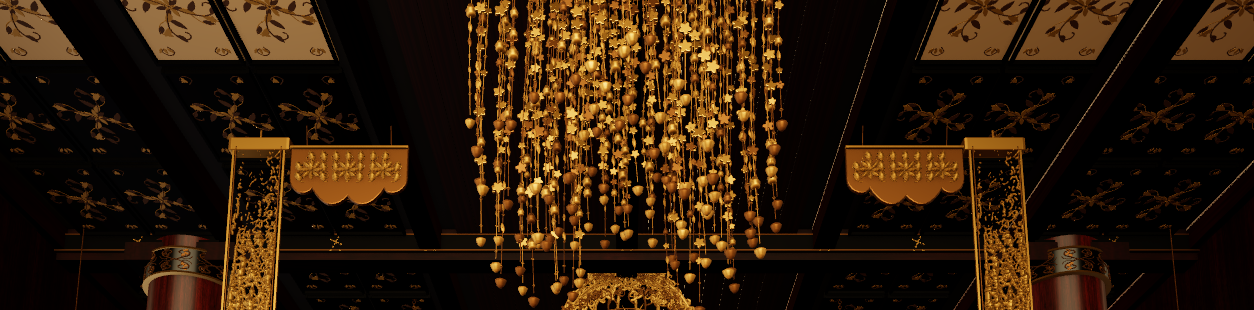
#> input picture lookdev/scene06-ceiling228/before-ceiling-original-crop.png, 1254 x 310 px, given in place of scene06-ceiling228, which was not available
$ python make-comparison.py ../../lookdev/scene06-ceiling228 ../../lookdev/scene06-ceiling228/reference-ceiling-original-crop.png
#> lines starting #> are read from the running program, lines starting #| are printed output that depends on the picture; pictures that were not available may be replaced by others from this repository, and a replacement may not be noted
"""Arrange actual Gaussian PNGs beside the input photo; never synthesizes pixels.

Usage: python3 make-comparison.py /absolute/input.jpg /absolute/review/directory
The individual PNG files remain unmodified at their actual render resolution.
"""
import sys
from pathlib import Path
from PIL import Image, ImageDraw, ImageFont

photo, output = Path(sys.argv[1]), Path(sys.argv[2])
items = [
    (photo, "INPUT PHOTOGRAPH (comparison only)"),
    (output / "source.png", "3D GAUSSIANS / source camera"),
    (output / "left.png", "3D CAMERA / X -0.318834 m"),
    (output / "right.png", "3D CAMERA / X +0.318834 m"),
    (output / "near.png", "3D CAMERA / forward +0.510134 m"),
    (output / "far.png", "3D CAMERA / backward -0.765201 m"),
]
tile, bar = 627, 32
sheet = Image.new("RGB", (tile * 3, (tile + bar) * 2), "#101410")
draw = ImageDraw.Draw(sheet)
try:
    font = ImageFont.truetype("/System/Library/Fonts/Menlo.ttc", 14)
except OSError:
    font = ImageFont.load_default()
for index, (path, label) in enumerate(items):
    x, y = index % 3 * tile, index // 3 * (tile + bar)
    draw.text((x + 10, y + 8), label, fill="#e8eadf", font=font)
    image = Image.open(path).convert("RGB")
    image.thumbnail((tile, tile), Image.Resampling.LANCZOS)
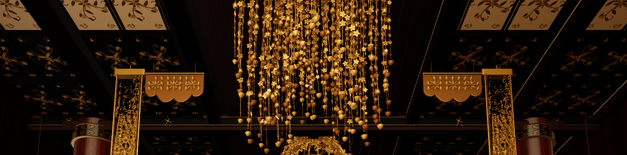
#> image: PIL image 627x155 RGB; mean R, G, B 45.8, 27.3, 10
    sheet.paste(image, (x + (tile-image.width)//2, y + bar))
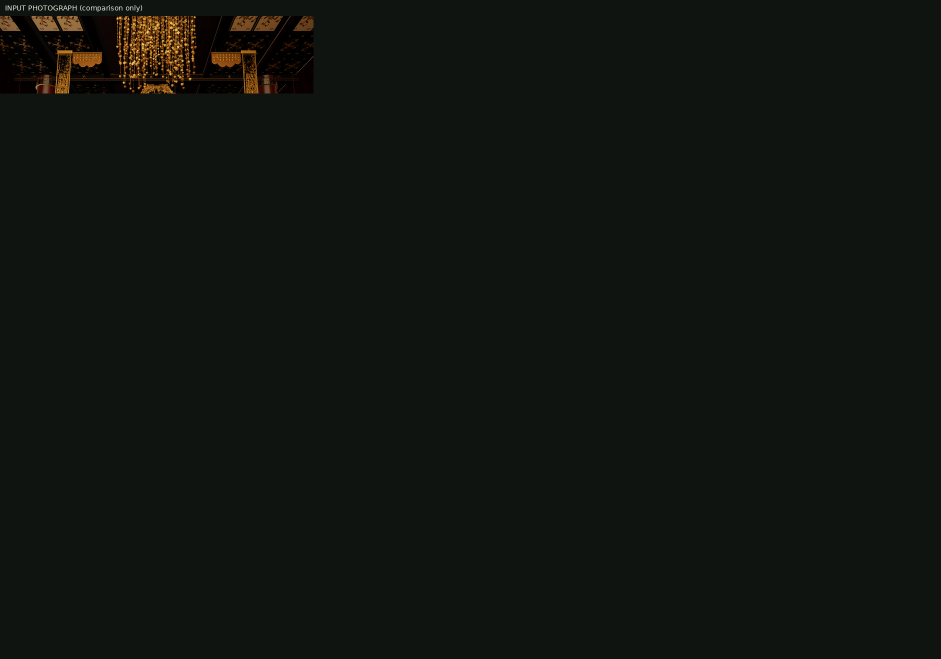
#> sheet: PIL image 1881x1318 RGB (shown at 1/2 size); mean R, G, B 17.2, 20.4, 15.8
#> pass 2 of the loop `for index, (path, label) in enumerate(items):`:
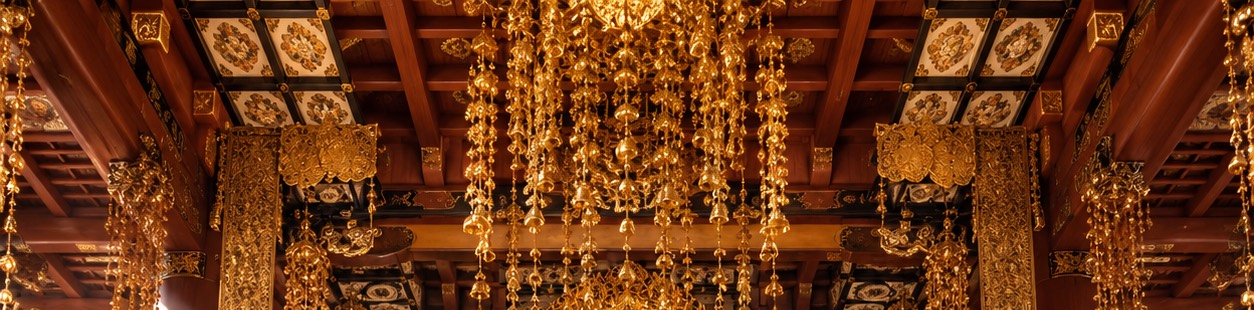
#> input picture lookdev/scene06-ceiling228/reference-ceiling-original-crop.png, 1254 x 310 px, given in place of source.png, which was not available
#> image is the input picture: PIL image 1254x310 RGB; mean R, G, B 107.5, 52.2, 19.4
#> `image.thumbnail((tile, tile), Image.Resampling.LANCZOS)`:
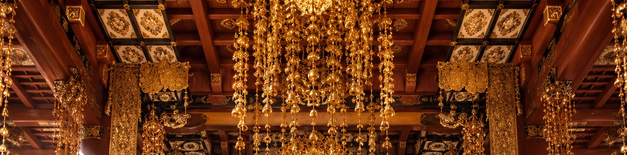
#> image: PIL image 627x155 RGB; mean R, G, B 107.5, 52.2, 19.6
#> `sheet.paste(image, (x + (tile-image.width)//2, y + bar))`:
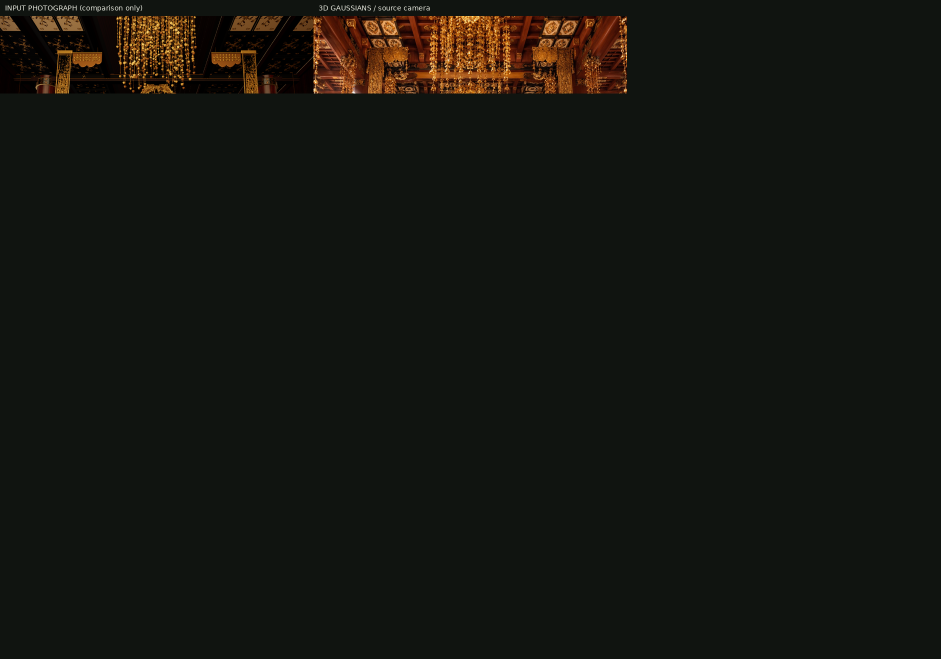
#> sheet: PIL image 1881x1318 RGB (shown at 1/2 size); mean R, G, B 20.9, 21.7, 16
#> (the run stopped early here; a loop or call above may not have finished)
